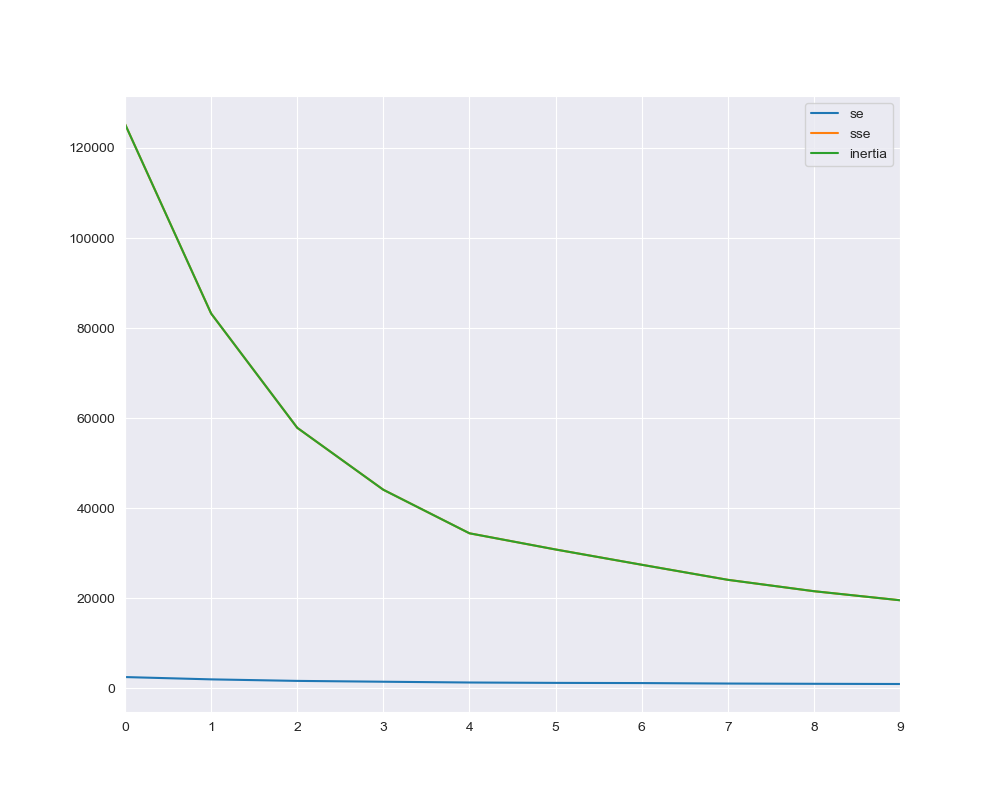

The script that saved this image:
import pandas as pd
import matplotlib
import matplotlib.pyplot as plt
from sklearn.cluster import KMeans
import numpy as np
from mpl_toolkits.mplot3d import Axes3D
import seaborn as sns

# Excelデータを読み込み、Dataframeにする
xl_df = pd.read_excel('test_data.xlsx')
df = xl_df.iloc[:, 1:]

sns.set_style("darkgrid")

fig = plt.figure()
ax = Axes3D(fig)
ax.set_xlabel("HTML/CSS")
ax.set_ylabel("Rails")
ax.set_zlabel("JavaScript/jquery")

ax.plot(df["HTML/CSS"],df["Rails"],df["JavaScript/jquery"],marker="o", linestyle="None")

sse = np.zeros(10)
se = np.zeros(10)
inertia = np.zeros(10)

for i in range(10):
  cluster_num = i + 1
  kmeans = KMeans(n_clusters=cluster_num)
  # 各データがどのクラスタに所属するか
  pred = kmeans.fit_predict(df)
  inertia[i] = kmeans.inertia_

  # 各データが自身の所属するクラスタ中心からどれだけ離れているか調べる
  transforms = kmeans.transform(df)
  distances = np.zeros((df.shape[0]))
  for index in range(len(transforms)):
    distances[index] = transforms[index,pred[index]]

  se[i] = np.sum(distances)
  sse[i] = np.sum(distances**2)

kmeans_df = pd.DataFrame({'se':se, 'sse':sse, 'inertia':inertia})
kmeans_df.plot(figsize=(10,8))
plt.savefig('grouping2_test.png')
plt.show()
